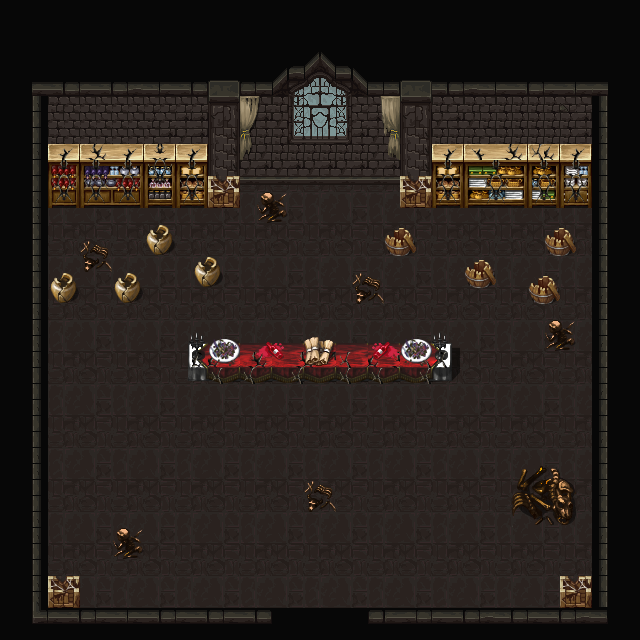

This is a level from a 2D game, rendered from its Tiled map with the project's own tilesets. A one-line summary and the map file follow, with tile-layer data summarised:
An orthogonal 40x40 tile map with 16x16 px tiles, 11 tile layers (floor, walls, darkness, Tile Layer 1, ...), 30 tilesets and 1 object.

<map version="1.10" tiledversion="1.12.2" orientation="orthogonal" renderorder="right-down" width="40" height="40" tilewidth="16" tileheight="16" infinite="0" nextlayerid="14" nextobjectid="5">
 <tileset firstgid="1" source="../tsx/mainlevbuild.tsx" />
 <tileset firstgid="1703" source="../tsx/Inside_B.tsx" />
 <tileset firstgid="2727" source="../tsx/Inside_C.tsx" />
 <tileset firstgid="3751" source="../tsx/Inside_C copy.tsx" />
 <tileset firstgid="4775" source="../tsx/Birch Forest-Tileset.tsx" />
 <tileset firstgid="5611" source="../tsx/crypt_ground_01.tsx" />
 <tileset firstgid="5741" source="../tsx/crypt_staircase_01.tsx" />
 <tileset firstgid="5962" source="../tsx/crypt_walls_01.tsx" />
 <tileset firstgid="6209" source="../tsx/decorative.tsx" />
 <tileset firstgid="7233" source="../tsx/Dungeon_A1.tsx" />
 <tileset firstgid="8001" source="../tsx/Dungeon_A2.tsx" />
 <tileset firstgid="8769" source="../tsx/Dungeon_A4.tsx" />
 <tileset firstgid="9729" source="../tsx/Dungeon_A5.tsx" />
 <tileset firstgid="10241" source="../tsx/Dungeon_B copy.tsx" />
 <tileset firstgid="11265" source="../tsx/Dungeon_B.tsx" />
 <tileset firstgid="12289" source="../tsx/Enviroment-Forest.tsx" />
 <tileset firstgid="12433" source="../tsx/houses.tsx" />
 <tileset firstgid="16529" source="../tsx/Inside_B Copy.tsx" />
 <tileset firstgid="17553" source="../tsx/Knowledge temple.tsx" />
 <tileset firstgid="18953" source="../tsx/mainlevbuild copy.tsx" />
 <tileset firstgid="21483" source="../tsx/Outside_B.tsx" />
 <tileset firstgid="22507" source="../tsx/Props-Forest.tsx" />
 <tileset firstgid="22563" source="../tsx/TarPit_Animated_C.tsx" />
 <tileset firstgid="23151" source="../tsx/TarPit_Exterior_A.tsx" />
 <tileset firstgid="25095" source="../tsx/TarPit_Interior_B.tsx" />
 <tileset firstgid="27039" source="../tsx/TX Plant.tsx" />
 <tileset firstgid="28063" source="../tsx/TX Props copy.tsx" />
 <tileset firstgid="29087" source="../tsx/TX Props.tsx" />
 <tileset firstgid="30111" source="../tsx/TX Shadow.tsx" />
 <tileset firstgid="31135" source="../tsx/World_B.tsx" />
 <layer id="3" name="floor" width="40" height="40" locked="1">
  <data>[1600 cells, 1600 non-empty, 16 distinct tile ids]</data>
 </layer>
 <layer id="6" name="walls" width="40" height="40">
  <data>[1600 cells, 180 non-empty, 6 distinct tile ids]</data>
 </layer>
 <layer id="4" name="darkness" width="40" height="40">
  <data>[1600 cells, 357 non-empty, 29 distinct tile ids]</data>
 </layer>
 <layer id="1" name="Tile Layer 1" width="40" height="40">
  <data>[1600 cells, 216 non-empty, 27 distinct tile ids]</data>
 </layer>
 <layer id="2" name="pillars" width="40" height="40">
  <data>[1600 cells, 28 non-empty, 10 distinct tile ids]</data>
 </layer>
 <layer id="5" name="passage" width="40" height="40">
  <data>[1600 cells, 72 non-empty, 8 distinct tile ids]</data>
 </layer>
 <layer id="7" name="Dining content art" width="40" height="40">
  <data>[1600 cells, 88 non-empty, 64 distinct tile ids]</data>
 </layer>
 <objectgroup id="8" name="Dining interactions" />
 <objectgroup id="13" name="topic">
  <object id="4" x="303.75" y="336" width="28.25" height="31.75">
   <properties>
    <property name="actions" value="search_papers" />
    <property name="topic_id" value="dictionary_lesson" />
    <property name="types" value="interactive" />
   </properties>
  </object>
 </objectgroup>
 <layer id="9" name="table" width="40" height="40">
  <data>[1600 cells, 120 non-empty, 31 distinct tile ids]</data>
 </layer>
 <layer id="10" name="crack" width="40" height="40">
  <data>[1600 cells, 70 non-empty, 46 distinct tile ids]</data>
 </layer>
 <layer id="11" name="foods" width="40" height="40">
  <data>[1600 cells, 20 non-empty, 12 distinct tile ids]</data>
 </layer>
 <layer id="12" name="window" width="40" height="40">
  <data>[1600 cells, 180 non-empty, 78 distinct tile ids]</data>
 </layer>
</map>
